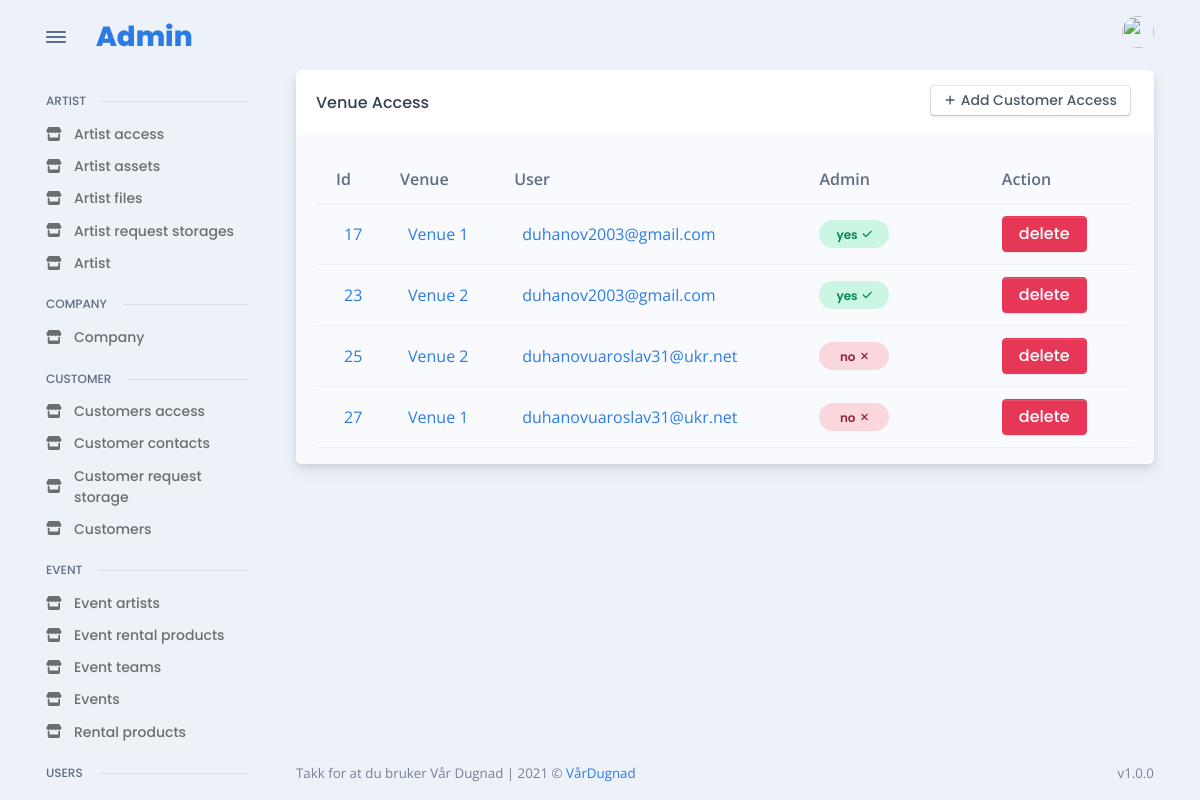
Page /en/admin_site/venue/all_venue_access/ (signed in) on the committed database.
### venue/models.py (models this page shows, shortened)
class VenueAccess(models.Model):
    venue = models.ForeignKey(
        Venue, verbose_name="venue_access", on_delete=models.CASCADE
    )
    access = models.ForeignKey(User, verbose_name=("access"), on_delete=models.CASCADE)
    admin = models.BooleanField(default=False)
    class Meta:
        unique_together = (
            "venue",
            "access",
        )

class Venue(models.Model):
    name = models.CharField("Name", max_length=255)
    address = models.CharField("Address", max_length=255)
    zip_code = models.CharField("Zip Code", max_length=255)
    city = models.CharField("City", max_length=255)
    phone = models.CharField("Phone", max_length=255)
    email = models.EmailField(
        "Email", max_length=255, error_messages={"key": "Invalid email"}
    )
    capacity = models.CharField("Capacity", max_length=255)
    opening = models.TimeField(("Opening Time"), auto_now=False, auto_now_add=False)
    closing = models.TimeField(("Closing Time"), auto_now=False, auto_now_add=False)
    age_limit = models.IntegerField(("Age Limit"))
    comment = models.TextField(("Comment"), blank=True)
    equipment = models.TextField(("Equipment"), blank=True)
    POWER_CHOICES = (
        ("32 Amp Blå", "32 Amp Blå"),
        ("32 Amp rød", "32 Amp rød"),
        ("63 Amp Blå", "63 Amp Blå"),
        ("63 Amp rød", "63 Amp rød"),
    )
    power = MultiSelectField(choices=POWER_CHOICES)
    active = models.BooleanField(default=True)

### users/models.py (models this page shows, shortened)
class User(AbstractBaseUser):
    email = models.EmailField(max_length=255, unique=True)
    first_name = models.CharField(max_length=255)
    last_name = models.CharField(max_length=255)
    picture = models.ImageField(upload_to="images/users", blank=True)
    phone = models.CharField(max_length=50, blank=True)
    driver_licens_classes = models.CharField(max_length=50, blank=True)
    birthdate = models.DateField(null=True, blank=True)
    last_login = models.DateTimeField(auto_now_add=True)
    is_active = models.BooleanField(default=True)  # can login
    staff = models.BooleanField(default=False)  # can login
    admin = models.BooleanField(default=False)  # can login
    USERNAME_FIELD = "email"
    REQUIRED_FIELDS = ["first_name", "last_name"]
    objects = UserManager()

### admin_app/admin_venue/views.py (the view)
# urls.py: path("all_venue_access/", VenueAccesstListView.as_view(), name="admin_get_all_venue_access"),
class VenueAccesstListView(LoginRequiredMixin, ListView):
    model = VenueAccess
    template_name = "admin/pages/venue/access/all.html"
    context_object_name = 'access'

### templates/admin/pages/venue/access/all.html (shortened to what this page needs)
{% extends 'base/admin_base.html' %}
{% load static %}
{% load widget_tweaks %}
{% block content %}
<div class="card">
  <div class="card-header">
    <div class="row flex-between-center">
      <div class="col-4 col-sm-auto d-flex align-items-center pe-0">
        <h5 class="fs-0 mb-0 text-nowrap py-2 py-xl-0">Venue Access</h5>
      </div>
      <div class="col-8 col-sm-auto text-end ps-2">
        <a href="{% url 'admin_add_new_venue_access' %}" class="btn btn-falcon-default btn-sm me-1 mb-1">
          <span class="fas fa-plus me-1" data-fa-transform="shrink-3"></span>Add Customer Access
        </a>
      </div>
    </div>
  </div>
  <div class="card-body bg-light pb-0">
    <div class="table-responsive scrollbar">
      {% if access|length %}
      <table class="table table-hover table-striped overflow-hidden">
        <thead>
          <tr>
            <th scope="col">Id</th>
            <th scope="col">Venue</th>
            <th scope="col"> User</th>
            <th scope="col">Admin</th>
            <th></th>
            <th></th>
            <th></th>
            <th scope="col">Action</th>
          </tr>
        </thead>
        <tbody>
          {% for ac in access %}
          <tr class="align-middle">
            <td class="text-nowrap">
              <div class="d-flex align-items-center">
                <div class="ms-2"><a href="{% url 'admin_change_details_venue_access' ac.id %}">{{ac.id}}</a></div>
              </div>
            </td>
            <td class="text-nowrap">
              <div class="d-flex align-items-center">
                <div class="ms-2"><a href="{% url 'admin_change_details_venue' ac.venue.id %}">{{ac.venue.name}}</a></div>
              </div>
            </td>
            <td class="text-nowrap">
              <div class="d-flex align-items-center">
                <div class="ms-2"><a href="{% url 'admin_change_details_user' ac.access.id %}">{{ac.access.email}}</a></div>
              </div>
            </td>
            {% if ac.admin %}
            <td><span class="badge badge rounded-pill d-block p-2 badge-soft-success">yes<span class="ms-1 fas fa-check" data-fa-transform="shrink-2"></span></span></td>
            {% else %}
            <td><span class="badge badge rounded-pill d-block p-2 badge-soft-danger">no<span class="ms-1 fas fa-times" data-fa-transform="shrink-2"></span></span></td>
            {% endif %}
            <th></th>
            <th></th>
            <th></th>
            <td><a class="btn btn-danger"  href="{% url 'admin_delete_venue_access' ac.id %}">delete</a></tr>
          {% endfor %}
        </tbody>
      </table>
      {% else %}
          <p>There is no artist access yet, try to add some</p>
      {% endif %}
    </div>
  </div>
  </div>
{% endblock %}

### rows in the picture
VenueAccess: id "17", venue.name "Venue 1", access.email "duhanov2003@gmail.com", admin "yes"
VenueAccess: id "23", venue.name "Venue 2", access.email "duhanov2003@gmail.com", admin "yes"
VenueAccess: id "25", venue.name "Venue 2", access.email "duhanovuaroslav31@ukr.net", admin "no"
VenueAccess: id "27", venue.name "Venue 1", access.email "duhanovuaroslav31@ukr.net", admin "no"
